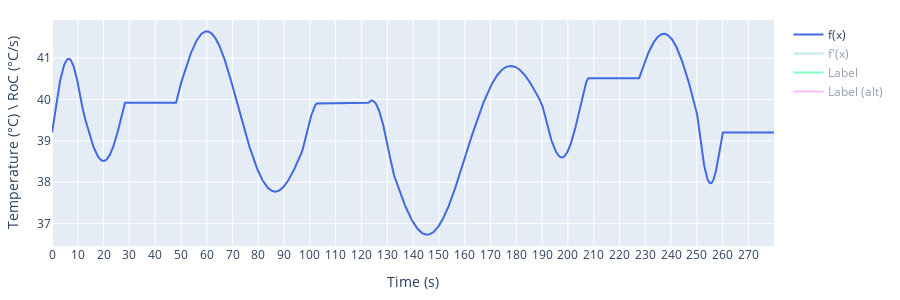

Notebook cell for this chart:
### Code cell
from src.experiments.stimuli_function import StimuliFunction, stimuli_extra
import numpy as np
import matplotlib.pyplot as plt

minimal_desired_duration = 200 # in seconds
periods = [67*2, 20] # [0] is the baseline and [1] the modulation; in seconds
frequencies = 1./np.array(periods)
amplitudes = [1, 1.5] # temp range is 2 * sum(amplitudes): max @ VAS 70, min @ VAS 0
sample_rate = 10
seed = None #823 # use None for random seed
baseline_temp = 39.2 # @ VAS 35

stimuli = StimuliFunction(
    minimal_desired_duration,
    frequencies,
    amplitudes,
    sample_rate,
    random_periods=True,
    seed=seed
    ).add_baseline_temp(
        baseline_temp
        ).add_plateaus(
            plateau_duration=20, 
            n_plateaus=4, 
            add_at_start="random", 
            add_at_end=True)
print(f"Seed: {stimuli.seed}")
_ = stimuli_extra(stimuli.wave, stimuli.wave_dot, stimuli.sample_rate, s_RoC=0.2)

### Figure 1 — Plotly figure (JSON) as saved in the notebook; plotly's stock layout.template omitted (floating-point values rounded to 4 significant figures; data arrays with more than 128 entries replaced by an {"elided": "..."} marker saying what was removed)
{"data": [{"line": {"color": "royalblue"}, "name": "f(x)", "type": "scatter", "visible": true, "x": {"elided": "2800 float values"}, "y": {"elided": "2800 float values"}}, {"line": {"color": "skyblue"}, "name": "f'(x)", "type": "scatter", "visible": "legendonly", "x": {"elided": "2800 float values"}, "y": {"elided": "2800 float values"}}, {"line": {"color": "springgreen"}, "name": "Label", "type": "scatter", "visible": "legendonly", "x": {"elided": "2800 float values"}, "y": {"elided": "2800 int values"}}, {"line": {"color": "violet"}, "name": "Label (alt)", "type": "scatter", "visible": "legendonly", "x": {"elided": "2800 float values"}, "y": {"elided": "2800 int values"}}], "layout": {"autosize": false, "height": 300, "margin": {"b": 20, "l": 20, "r": 20, "t": 20}, "width": 900, "xaxis": {"dtick": 10, "tick0": 0, "tickmode": "linear", "title": {"text": "Time (s)"}}, "yaxis": {"title": {"text": "Temperature (°C) \\ RoC (°C/s)"}}}}
